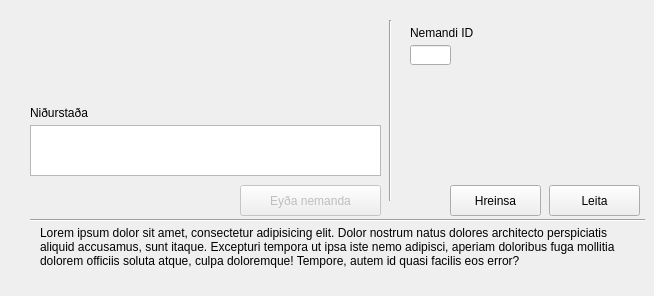
      <widget class="QWidget" name="studentsTabDelete">
       <attribute name="title">
        <string>Nemandi</string>
       </attribute>
       <widget class="QPushButton" name="pushButton_21">
        <property name="enabled">
         <bool>false</bool>
        </property>
        <property name="geometry">
         <rect>
          <x>240</x>
          <y>185</y>
          <width>141</width>
          <height>31</height>
         </rect>
        </property>
        <property name="sizePolicy">
         <sizepolicy hsizetype="Minimum" vsizetype="Fixed">
          <horstretch>0</horstretch>
          <verstretch>0</verstretch>
         </sizepolicy>
        </property>
        <property name="layoutDirection">
         <enum>Qt::LeftToRight</enum>
        </property>
        <property name="autoFillBackground">
         <bool>false</bool>
        </property>
        <property name="text">
         <string>Eyða nemanda</string>
        </property>
        <property name="autoDefault">
         <bool>false</bool>
        </property>
        <property name="default">
         <bool>true</bool>
        </property>
        <property name="flat">
         <bool>false</bool>
        </property>
       </widget>
       <widget class="QLineEdit" name="lineEdit_66">
        <property name="geometry">
         <rect>
          <x>410</x>
          <y>45</y>
          <width>41</width>
          <height>20</height>
         </rect>
        </property>
        <property name="inputMask">
         <string/>
        </property>
        <property name="text">
         <string/>
        </property>
        <property name="maxLength">
         <number>11</number>
        </property>
        <property name="placeholderText">
         <string/>
        </property>
       </widget>
       <widget class="Line" name="line_62">
        <property name="geometry">
         <rect>
          <x>380</x>
          <y>20</y>
          <width>20</width>
          <height>181</height>
         </rect>
        </property>
        <property name="orientation">
         <enum>Qt::Vertical</enum>
        </property>
       </widget>
       <widget class="QPushButton" name="pushButton_62">
        <property name="geometry">
         <rect>
          <x>450</x>
          <y>185</y>
          <width>91</width>
          <height>31</height>
         </rect>
        </property>
        <property name="text">
         <string>Hreinsa</string>
        </property>
       </widget>
       <widget class="QLabel" name="label_183">
        <property name="geometry">
         <rect>
          <x>410</x>
          <y>20</y>
          <width>101</width>
          <height>20</height>
         </rect>
        </property>
        <property name="text">
         <string>Nemandi ID</string>
        </property>
        <property name="alignment">
         <set>Qt::AlignBottom|Qt::AlignLeading|Qt::AlignLeft</set>
        </property>
       </widget>
       <widget class="QPushButton" name="pushButton_63">
        <property name="geometry">
         <rect>
          <x>549</x>
          <y>185</y>
          <width>91</width>
          <height>31</height>
         </rect>
        </property>
        <property name="text">
         <string>Leita</string>
        </property>
       </widget>
       <widget class="QTreeWidget" name="treeWidget_44">
        <property name="geometry">
         <rect>
          <x>30</x>
          <y>125</y>
          <width>351</width>
          <height>51</height>
         </rect>
        </property>
        <property name="alternatingRowColors">
         <bool>false</bool>
        </property>
        <property name="columnCount">
         <number>0</number>
        </property>
       </widget>
       <widget class="QLabel" name="label_153">
        <property name="geometry">
         <rect>
          <x>30</x>
          <y>100</y>
          <width>101</width>
          <height>20</height>
         </rect>
        </property>
        <property name="text">
         <string>Niðurstaða</string>
        </property>
        <property name="alignment">
         <set>Qt::AlignBottom|Qt::AlignLeading|Qt::AlignLeft</set>
        </property>
       </widget>
       <widget class="Line" name="line_70">
        <property name="geometry">
         <rect>
          <x>30</x>
          <y>210</y>
          <width>615</width>
          <height>20</height>
         </rect>
        </property>
        <property name="orientation">
         <enum>Qt::Horizontal</enum>
        </property>
       </widget>
       <widget class="QLabel" name="label_195">
        <property name="geometry">
         <rect>
          <x>40</x>
          <y>226</y>
          <width>591</width>
          <height>61</height>
         </rect>
        </property>
        <property name="text">
         <string>Lorem ipsum dolor sit amet, consectetur adipisicing elit. Dolor nostrum natus dolores architecto perspiciatis aliquid accusamus, sunt itaque. Excepturi tempora ut ipsa iste nemo adipisci, aperiam doloribus fuga mollitia dolorem officiis soluta atque, culpa doloremque! Tempore, autem id quasi facilis eos error?</string>
        </property>
        <property name="textFormat">
         <enum>Qt::AutoText</enum>
        </property>
        <property name="scaledContents">
         <bool>false</bool>
        </property>
        <property name="alignment">
         <set>Qt::AlignLeading|Qt::AlignLeft|Qt::AlignTop</set>
        </property>
        <property name="wordWrap">
         <bool>true</bool>
        </property>
       </widget>
      </widget>
